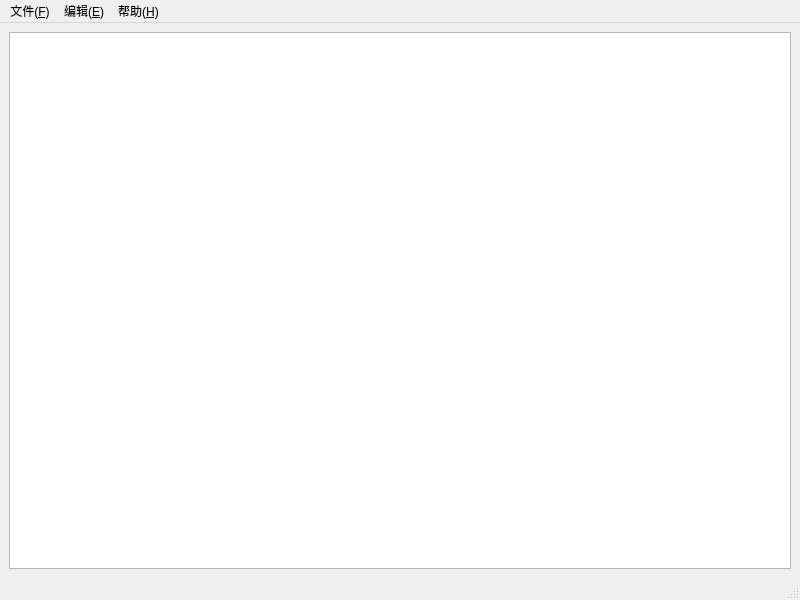
<?xml version="1.0" encoding="UTF-8"?>
<ui version="4.0">
 <class>MainWindow</class>
 <widget class="QMainWindow" name="MainWindow">
  <property name="geometry">
   <rect>
    <x>0</x>
    <y>0</y>
    <width>800</width>
    <height>600</height>
   </rect>
  </property>
  <property name="windowTitle">
   <string>MainWindow</string>
  </property>
  <widget class="QWidget" name="centralwidget">
   <layout class="QVBoxLayout" name="verticalLayout">
    <item>
     <widget class="QTextEdit" name="textEdit">
      <property name="html">
       <string>&lt;!DOCTYPE HTML PUBLIC &quot;-//W3C//DTD HTML 4.0//EN&quot; &quot;http://www.w3.org/TR/REC-html40/strict.dtd&quot;&gt;
&lt;html&gt;&lt;head&gt;&lt;meta name=&quot;qrichtext&quot; content=&quot;1&quot; /&gt;&lt;style type=&quot;text/css&quot;&gt;
p, li { white-space: pre-wrap; }
&lt;/style&gt;&lt;/head&gt;&lt;body style=&quot; font-family:'SimSun'; font-size:9pt; font-weight:400; font-style:normal;&quot;&gt;
&lt;p style=&quot;-qt-paragraph-type:empty; margin-top:0px; margin-bottom:0px; margin-left:0px; margin-right:0px; -qt-block-indent:0; text-indent:0px;&quot;&gt;&lt;br /&gt;&lt;/p&gt;&lt;/body&gt;&lt;/html&gt;</string>
      </property>
     </widget>
    </item>
   </layout>
  </widget>
  <widget class="QMenuBar" name="menubar">
   <property name="geometry">
    <rect>
     <x>0</x>
     <y>0</y>
     <width>800</width>
     <height>26</height>
    </rect>
   </property>
   <widget class="QMenu" name="menu_F">
    <property name="title">
     <string>文件(&amp;F)</string>
    </property>
    <addaction name="newAction"/>
    <addaction name="openAction"/>
    <addaction name="action_S"/>
   </widget>
   <widget class="QMenu" name="menu_E">
    <property name="title">
     <string>编辑(&amp;E)</string>
    </property>
   </widget>
   <widget class="QMenu" name="menu_H">
    <property name="title">
     <string>帮助(&amp;H)</string>
    </property>
   </widget>
   <addaction name="menu_F"/>
   <addaction name="menu_E"/>
   <addaction name="menu_H"/>
  </widget>
  <widget class="QStatusBar" name="statusbar"/>
  <action name="newAction">
   <property name="text">
    <string>新建(&amp;N)</string>
   </property>
  </action>
  <action name="openAction">
   <property name="text">
    <string>打开(&amp;O)</string>
   </property>
  </action>
  <action name="action_S">
   <property name="text">
    <string>另存为(&amp;S)</string>
   </property>
  </action>
 </widget>
 <resources/>
 <connections/>
</ui>
